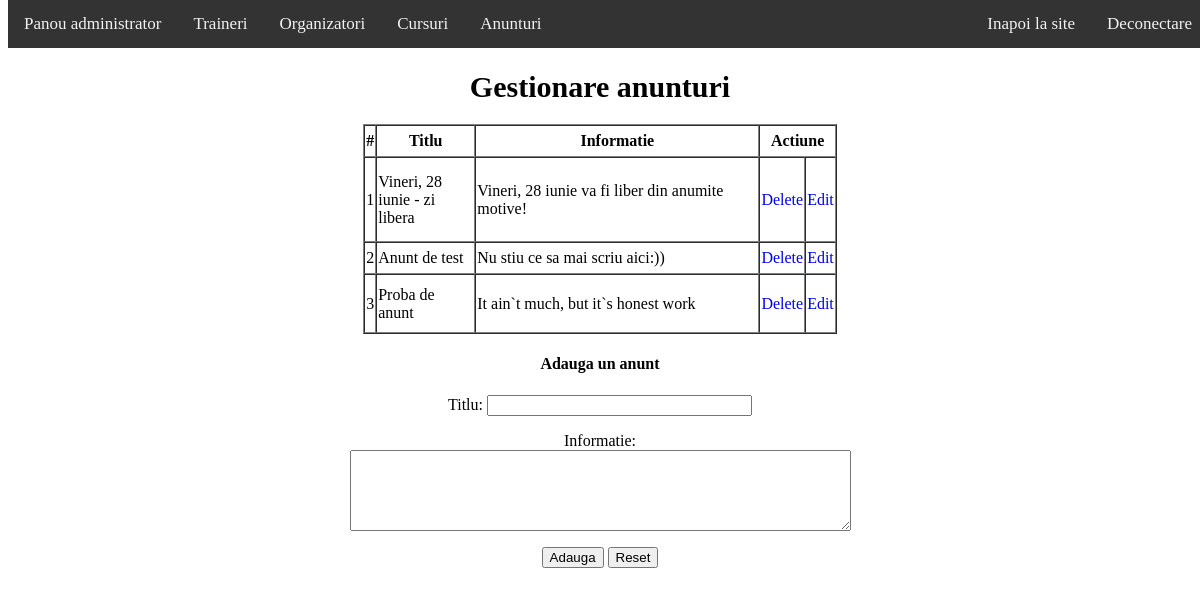
The page /admin/anunturi.php on the database its author committed.
### tables this page shows
CREATE TABLE `anunturi` (
  `id` int(11) NOT NULL,
  `titlu` varchar(255) NOT NULL,
  `informatie` varchar(255) NOT NULL
);

### admin/anunturi.php (the view, shortened to what this page needs)
<?php
include "../inc/connect.php";
include "inc/header.php";
$eroareInformatie = "";
?>
<?php
function afisareAnunturi()
{
  print("<h1 class='title'>Gestionare anunturi</h1>\n");
  global $id_conexiune;
  $query = "SELECT * FROM anunturi";
  $result = mysqli_query($id_conexiune, $query);
  if (mysqli_num_rows($result)) {
    print("<table class='table' border='1' cellspacing='0'>\n");
    print("<tr>\n");
    print("<th>#</th><th width='100'>Titlu</th><th width='300'>Informatie</th><th colspan='2'>Actiune</th>");
    print("</tr>\n");
    while ($row = mysqli_fetch_array($result)) {
      print("<tr>\n");
      print("<td align='center'>" . $row['id'] . "</td>\n");
      print("<td>" . $row['titlu'] . "</td>\n");
      print("<td>" . $row['informatie'] . "</td>\n");
      print("<td align='center'><a href='anunturi.php?comanda=delete&id=" . $row['id'] . "'>Delete</a></td>\n");
      print("<td align='center'><a href='anunturi.php?comanda=edit&id=" . $row['id'] . "'>Edit</a></td>\n");
      print("</tr>\n");
    }
    print("</table>");
  } else {
    print("<h3 class='title'> Nu exista anunturi!</h3>");
  }
}
AfisareAnunturi();
?>
<head>
</head>
<body>
<h4 style="text-align:center">Adauga un anunt</h4>
<form action="anunturi.php" name="anunturi" onsubmit="return validezaForma()" method="post" align='center'>
  <p>Titlu:
    <input type="text" name="titlu" value="" size="30" />
  </p>
  <p>Informatie: <span class="error"><?php echo $eroareInformatie; ?></span><br />
    <textarea name="informatie" rows="5" cols="60"></textarea>
  </p>
  <input type="submit" value="Adauga" />
  <input type="reset" value="Reset" />
</form>
</body>

### admin/css/style.css (style rules this page uses)
a { text-decoration: none; }
body { margin-top: 50px; margin-bottom: 50px; }
.title { padding-top: 20px; text-align: center; font-size: 30; }
.table { width: 40%; height: 30%; margin-left: auto; margin-right: auto; }
form { text-align: center; margin-top: 20px; }

### rows shown on the page
anunturi: id "1", titlu "Vineri, 28 iunie - zi libera", informatie "Vineri, 28 iunie va fi liber din anumite motive!"
anunturi: id "2", titlu "Anunt de test", informatie "Nu stiu ce sa mai scriu aici:))"
anunturi: id "3", titlu "Proba de anunt", informatie "It ain`t much, but it`s honest work"
